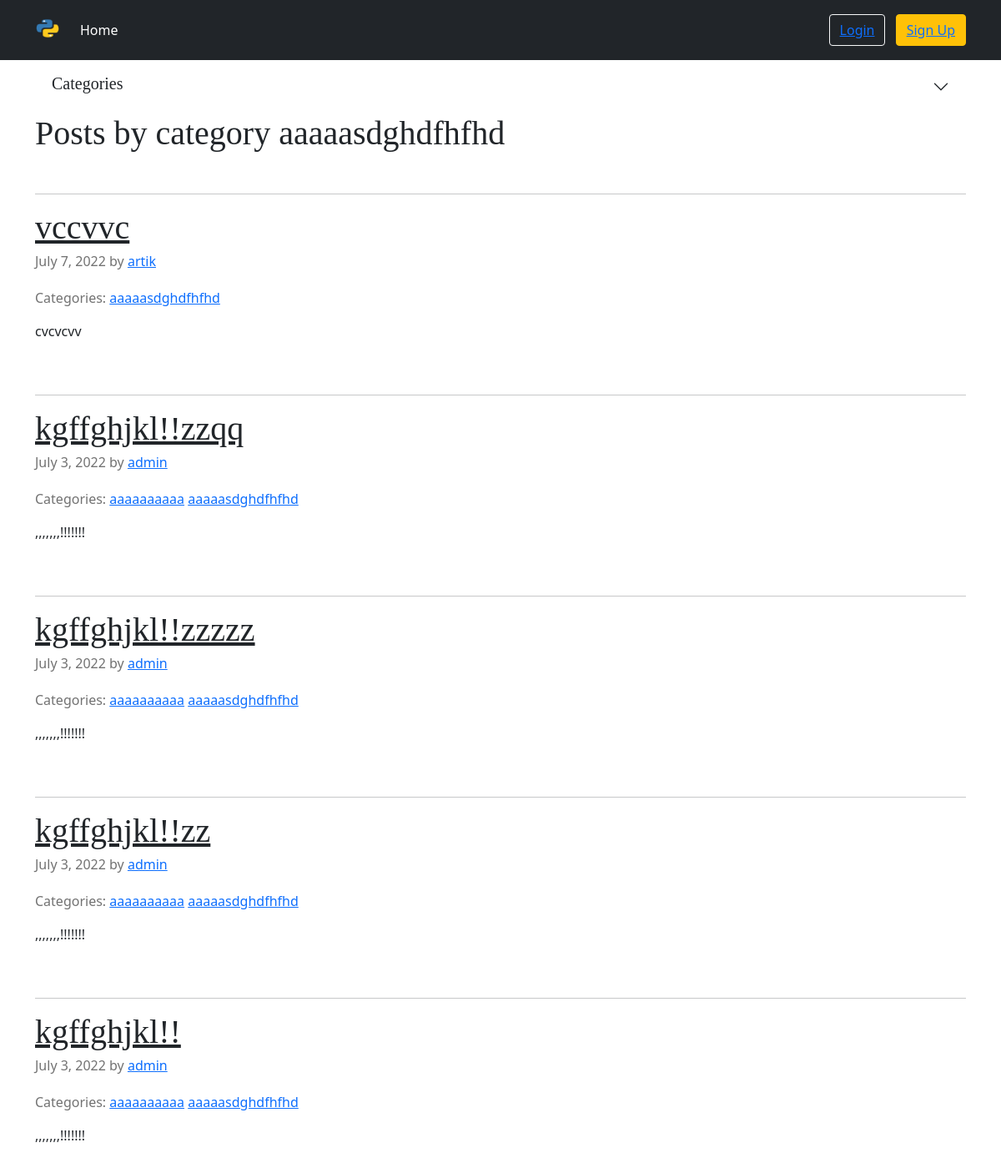
Page /category/aaaaasdghdfhfhd/ on the earlier database version.
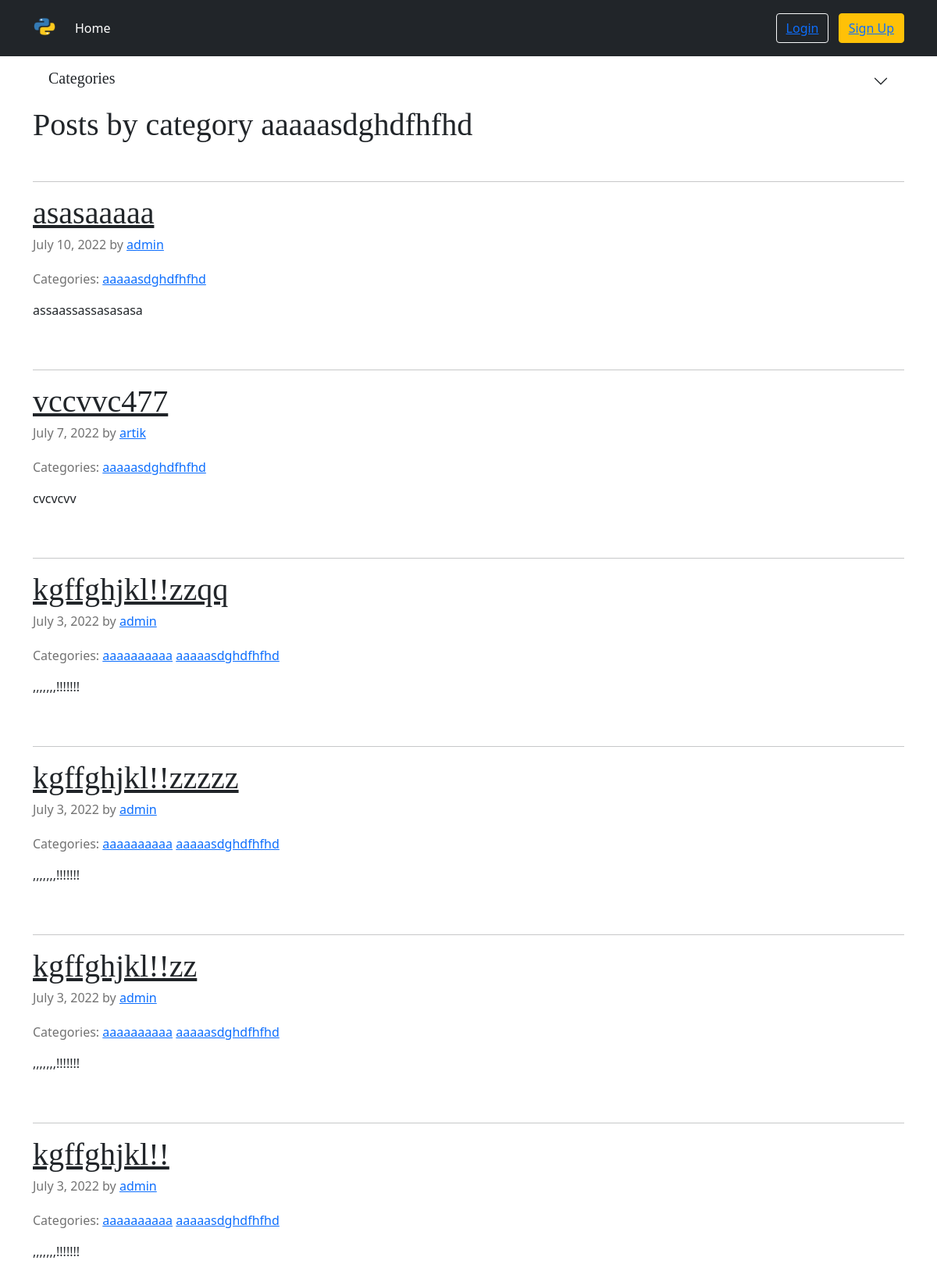
Same page on the later database version.
### blog/models.py (models this page shows, shortened)
class Post(models.Model):
    title = models.CharField(max_length=50, unique=True)
    text = models.TextField()
    category = models.ManyToManyField(Category)
    slug = models.SlugField(max_length=20, unique=True, db_index=True)
    date = models.DateField(auto_now_add=True, blank=True, null=True)
    author = models.ForeignKey(User, on_delete=models.CASCADE)
    def get_absolute_url(self):
        return reverse('blog:get_one_post', kwargs={'slug': self.slug})
    class Meta:
        ordering = ['-pk']

class Category(models.Model):
    name = models.CharField(max_length=20, unique=True)
    slug = models.SlugField(max_length=20, unique=True, db_index=True)
    def __str__(self):
        return str(self.name)
    def get_absolute_url(self):
        return reverse('blog:get_posts_by_category', kwargs={'category_slug': self.slug})
    class Meta:
        ordering = [Lower('name')]
        verbose_name_plural = 'Categories'

### user/models.py (models this page shows)
class User(AbstractUser):
    def get_absolute_url(self):
        return reverse('blog:user_posts', kwargs={'username': self.username})

### blog/views.py (the view)
# urls.py: path('category/<slug:category_slug>/', GetPostsByCategoryView.as_view(), name='get_posts_by_category'),
class GetPostsByCategoryView(ListView):
    template_name = 'blog/get_posts_by_category.html'
    context_object_name = 'posts'
    def get_queryset(self):
        return Post.objects.filter(category__slug=self.kwargs['category_slug'])
    def get_context_data(self, *, object_list=None, **kwargs):
        context = super().get_context_data(**kwargs)
        context['categories'] = Category.objects.all()
        context['current_category'] = Category.objects.filter(slug=self.kwargs['category_slug']).get().name
        context['title'] = context['current_category']
        return context

### blog/templates/blog/get_posts_by_category.html (shortened to what this page needs)
{% extends 'blog/base.html' %}
{% block content %}
<main class="container">
    <div class="accordion accordion-flush" id="accordionFlushExample">
        <div class="accordion-item">
            <h2 class="accordion-header" id="flush-headingOne">
                <button class="accordion-button collapsed" type="button" data-bs-toggle="collapse"
                    data-bs-target="#flush-collapseOne" aria-expanded="false" aria-controls="flush-collapseOne">
                    <h5>Categories</h5>
                </button>
            </h2>
        </div>
    </div>
    <h1>Posts by category {{ current_category }}</h1>
    <br>
    {% for post in posts %}
        <hr>
        <article class="blog-post">
            <h2 class="blog-post-title"><a class="link-dark" href="{{ post.get_absolute_url }}">{{ post.title }}</a></h2>
            <p class="blog-post-meta">{{ post.date }} by <a href="{{ post.author.get_absolute_url }}">{{post.author }}</a></p>
            <p><span class="blog-post-meta">Categories:
                {% for category in post.category.all %}
                <a href="{{ category.get_absolute_url }}">{{ category }}</a>
                {% endfor %}
            </span></p>
            <p>{{ post.text|truncatewords:50 }}</p>
        </article>
    {% endfor %}
</main>
{% endblock %}

Differences in the rows shown:
added Post: title "asasaaaaa", date "July 10, 2022", author "admin", text "assaassassasasasa", Category (name "aaaaasdghdfhfhd")
changed Post "cvcvcvv": title "vccvvc" → "vccvvc477"
